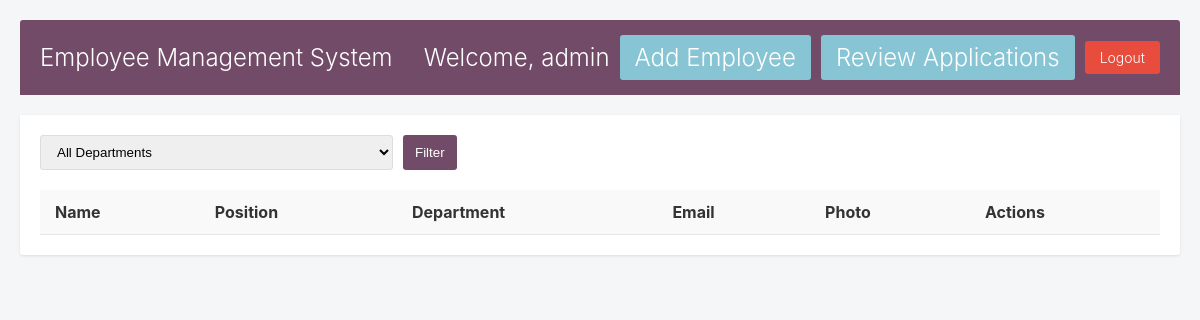
Page / (signed in) on the earlier database version.
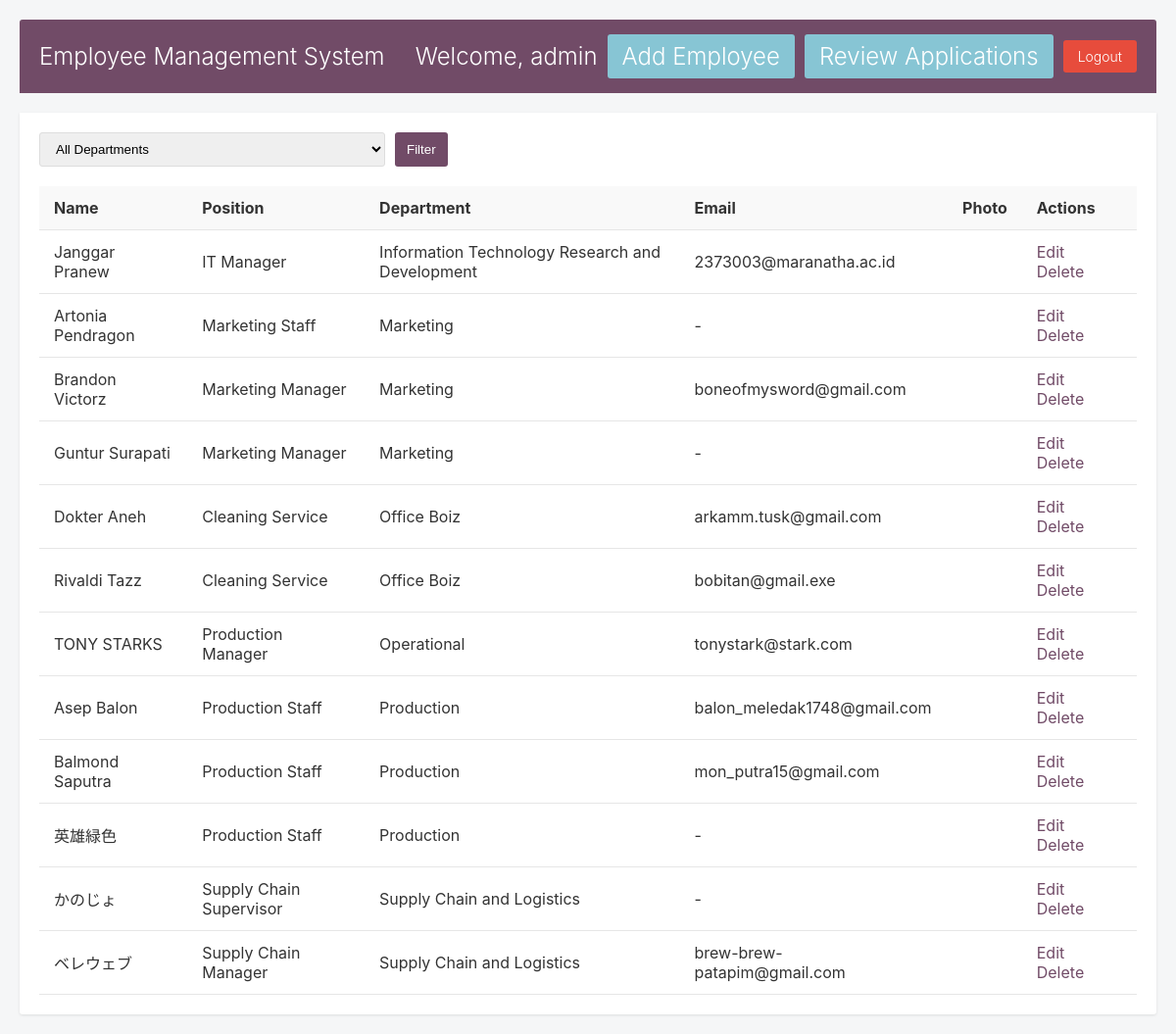
Same page on the later database version.
### tables this page shows
CREATE TABLE `employees` (
  `id` int NOT NULL,
  `department_id` int DEFAULT NULL,
  `position_id` int NOT NULL,
  `name` varchar(100) NOT NULL,
  `email` varchar(100) DEFAULT NULL,
  `image_path` varchar(255) DEFAULT NULL,
  `applied_at` datetime DEFAULT CURRENT_TIMESTAMP
);

CREATE TABLE `job_positions` (
  `position_id` int NOT NULL,
  `department_id` int NOT NULL,
  `title` varchar(100) NOT NULL
);

CREATE TABLE `departments` (
  `id` int NOT NULL,
  `name` varchar(100) NOT NULL
);

### index.php (the view, shortened to what this page needs)
<?php
require 'auth.php';
require 'admin_header.php';
$sql = "
    SELECT e.*, d.name AS department_name, jp.title AS position_title
    FROM employees e
    JOIN departments d ON e.department_id = d.id
    JOIN job_positions jp ON e.position_id = jp.position_id
";
$sql .= " ORDER BY d.name, e.name";
$result = $conn->query($sql);
$employees = [];
if ($result->num_rows > 0) {
    while ($row = $result->fetch_assoc()) {
        $employees[] = $row;
    }
}
?>
<!DOCTYPE html>
<html lang="en">
<head>
</head>
<body>
        <div class="content">
            <form method="GET" class="filter-form">
                <select name="department">
                    <option value="0">All Departments</option>
                </select>
                <button type="submit">Filter</button>
            </form>
            <table class="employee-table">
                <thead>
                    <tr>
                        <th>Name</th>
                        <th>Position</th>
                        <th>Department</th>
                        <th>Email</th>
                        <th>Photo</th>
                        <th>Actions</th>
                    </tr>
                </thead>
                <tbody>
                    <?php foreach ($employees as $employee): ?>
                        <tr>
                            <td><?php echo htmlspecialchars($employee['name']); ?></td>
                            <td><?php echo htmlspecialchars($employee['position_title']); ?></td>
                            <td><?php echo htmlspecialchars($employee['department_name']); ?></td>
                            <td><?php echo htmlspecialchars($employee['email'] ?? '-'); ?></td>
                            <td>
                            </td>
                            <td class="action-links">
                                <a href="edit_employee.php?id=<?php echo $employee['id']; ?>">Edit</a>
                                <a href="delete_employee.php?id=<?php echo $employee['id']; ?>" onclick="return confirm('Are you sure you want to delete this employee?')">Delete</a>
                            </td>
                        </tr>
                    <?php endforeach; ?>
                </tbody>
            </table>
        </div>
</body>
</html>

Differences in the rows shown:
now on this page (row edited): employees: name "Janggar Pranew", position.title "IT Manager", department.name "Information Technology Research and Development", email "2373003@maranatha.ac.id"
now on this page (row edited): employees: name "Artonia Pendragon", position.title "Marketing Staff", department.name "Marketing", email "-"
now on this page (row edited): employees: name "Brandon Victorz", position.title "Marketing Manager", department.name "Marketing", email "boneofmysword@gmail.com"
now on this page (row edited): employees: name "Guntur Surapati", position.title "Marketing Manager", department.name "Marketing", email "-"
now on this page (row edited): employees: name "Dokter Aneh", position.title "Cleaning Service", department.name "Office Boiz", email "arkamm.tusk@gmail.com"
now on this page (row edited): employees: name "Rivaldi Tazz", position.title "Cleaning Service", department.name "Office Boiz", email "bobitan@gmail.exe"
now on this page (row edited): employees: name "TONY STARKS", position.title "Production Manager", department.name "Operational", email "tonystark@stark.com"
now on this page (row edited): employees: name "Asep Balon", position.title "Production Staff", department.name "Production", email "balon_meledak1748@gmail.com"
now on this page (row edited): employees: name "Balmond Saputra", position.title "Production Staff", department.name "Production", email "mon_putra15@gmail.com"
now on this page (row edited): employees: name "英雄緑色", position.title "Production Staff", department.name "Production", email "-"
now on this page (row edited): employees: name "かのじょ", position.title "Supply Chain Supervisor", department.name "Supply Chain and Logistics", email "-"
now on this page (row edited): employees: name "ベレウェブ", position.title "Supply Chain Manager", department.name "Supply Chain and Logistics", email "brew-brew-patapim@gmail.com"
